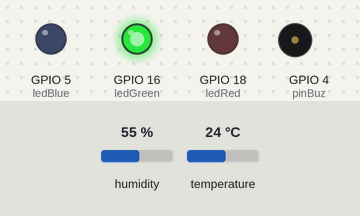
This sketch was run on a simulated ESP32. Parts: output pins drawn as LEDs (lit = HIGH), buzzer (waves = sounding). Inputs (shaded band) come from the test bench; at power-on: temperature 24 °C, humidity 55 %.

Above: at 2.8 s.
2.9 s: temperature set to 34.5 °C
5.6 s: temperature set to 35.4 °C
At 6.3 s:
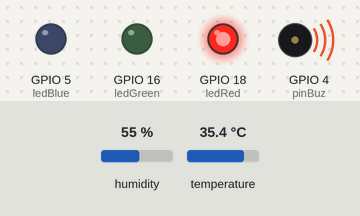
8.3 s: temperature set to 39.6 °C
11.2 s: temperature set to 40.5 °C
At 12.5 s:
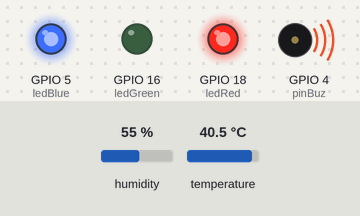
14.7 s: temperature set to 12 °C
At 18.0 s:
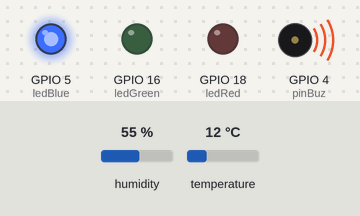
18.3 s: temperature set to 13.4 °C
21.0 s: temperature set to 14.8 °C
At 24.3 s:
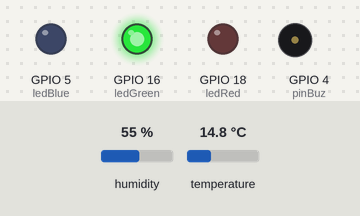
Timing chart, 0 to 25.3 s (numbered marks = the images above; inputs shaded):
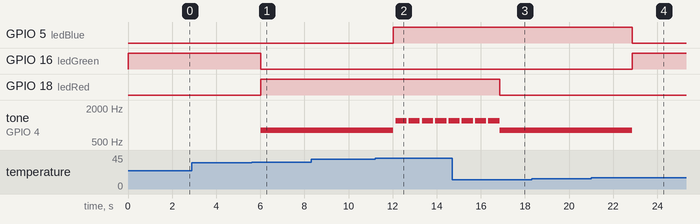

The sketch:

sketch.ino
```cpp
#include <DHT.h>

DHT dht(14, DHT22);

int ledRed = 18;
int ledBlue = 5;
int ledGreen = 16;

int pinBuz = 4;

void setup() {
  Serial.begin(2000);

  dht.begin();

  pinMode(ledRed, OUTPUT);
  pinMode(ledBlue, OUTPUT);
  pinMode(ledGreen, OUTPUT);

  ledcAttachPin(pinBuz, 0);
}

void loop() {
  float temperature = dht.readTemperature();

  if (temperature > 40 || temperature < 10) {
    // critical
    digitalWrite(ledRed, HIGH);
    digitalWrite(ledBlue, HIGH);
    digitalWrite(ledGreen, LOW);

    noTone(pinBuz);
    delay(100);
    tone(pinBuz, 1200);
  } else if (temperature > 35) {
    // high
    digitalWrite(ledRed, HIGH);
    digitalWrite(ledBlue, LOW);
    digitalWrite(ledGreen, LOW);

    tone(pinBuz, 800);
  } else if (temperature > 14) {
    // normal
    digitalWrite(ledRed, LOW);
    digitalWrite(ledBlue, LOW);
    digitalWrite(ledGreen, HIGH);

    tone(pinBuz, 0);
  } else {
    // low
    digitalWrite(ledRed, LOW);
    digitalWrite(ledBlue, HIGH);
    digitalWrite(ledGreen, LOW);

    tone(pinBuz, 800);
  }

  delay(500);
}
```

Measured:
- the behaviour switches between 35 and 35.1 °C on temperature (found by bisection; images 0 and 1)
- the behaviour switches between 40 and 40.1 °C on temperature (found by bisection; images 1 and 2)
- the behaviour switches between 14 and 14.1 °C on temperature (found by bisection; images 3 and 4)
- after the input at 2.9 s, every drawn part: stays the same
- after the input at 5.6 s, GPIO 16 (ledGreen): HIGH → LOW after 0.42 s; GPIO 18 (ledRed): LOW → HIGH after 0.42 s; tone on GPIO 4 (pinBuz): silent → 800 Hz after 0.42 s
- after the input at 8.3 s, every drawn part: stays the same
- after the input at 11.2 s, GPIO 5 (ledBlue): LOW → HIGH after 0.84 s; tone on GPIO 4 (pinBuz): alternates 1200 Hz for 0.50 s and silent for 0.10 s, starting after 0.84 s
- after the input at 14.7 s, GPIO 18 (ledRed): HIGH → LOW after 2.1 s
- after the input at 18.3 s, every drawn part: stays the same
- after the input at 21.0 s, GPIO 5 (ledBlue): HIGH → LOW after 1.9 s; GPIO 16 (ledGreen): LOW → HIGH after 1.9 s; tone on GPIO 4 (pinBuz): 800 Hz → silent after 1.9 s
